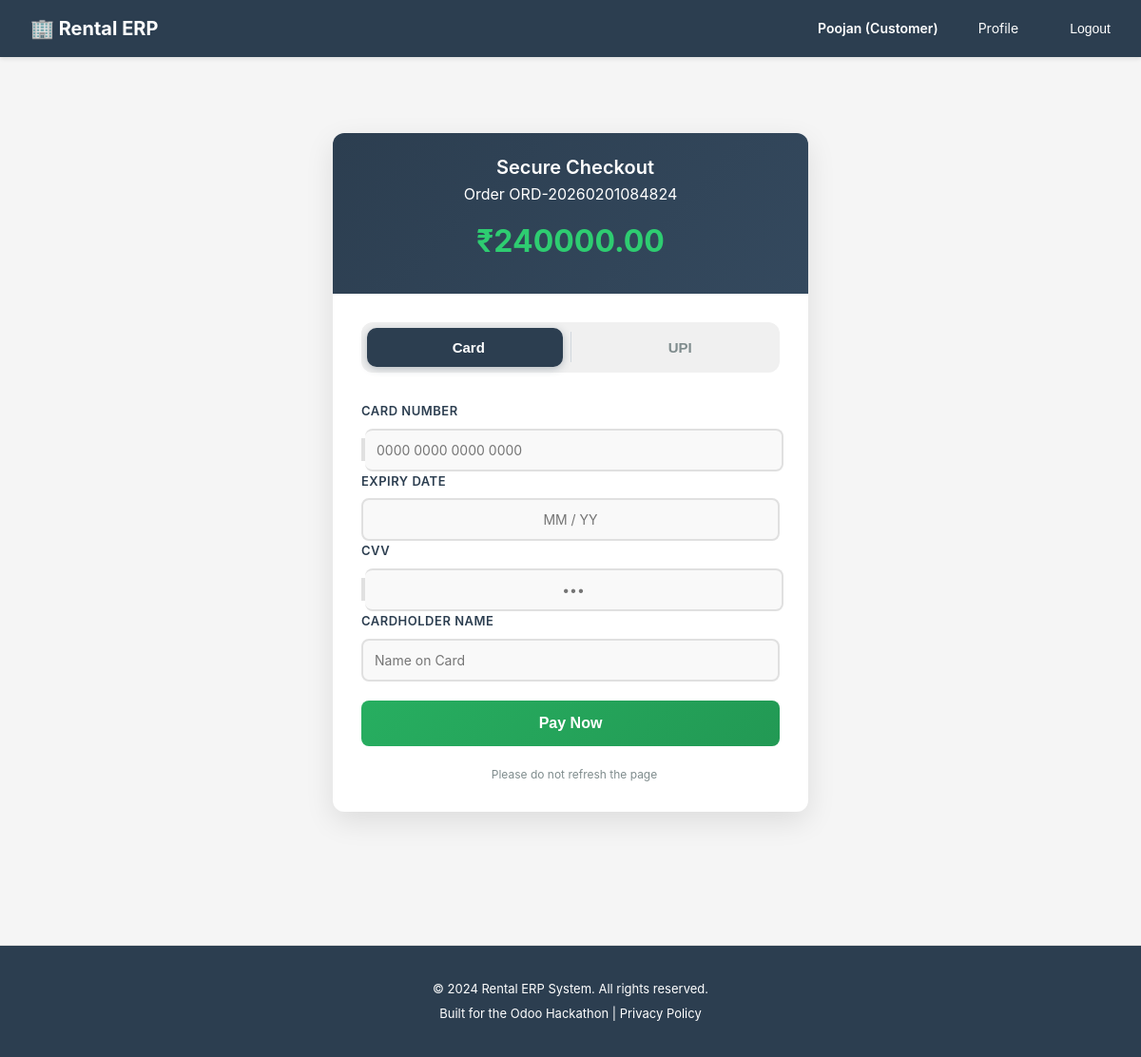
Screenshot of /billing/gateway/6/ (signed in) with the database file from the repository.
### accounts/models.py (models this page shows, shortened)
class User(AbstractUser):
    ROLE_CHOICES = [
        ('customer', 'Customer'),  # End-user who rents products
        ('vendor', 'Vendor'),      # Business user who owns rental products
        ('admin', 'Admin'),        # System administrator with full access
    ]
    email = models.EmailField(
        unique=True,
        validators=[EmailValidator()],
        help_text="Used for login and notifications"
    )
    role = models.CharField(
        max_length=20,
        choices=ROLE_CHOICES,
        default='customer',
        help_text="Determines user's permissions and accessible features"
    )
    phone = models.CharField(
        max_length=15,
        blank=True,
        null=True,
        validators=[
            RegexValidator(
                regex=r'^\+?1?\d{9,15}$',
                message="Phone number must be entered in the format: '+999999999'. Up to 15 digits allowed."
            )
        ],
        help_text="Contact number for order notifications and support"
    )
    is_verified = models.BooleanField(
        default=False,
        help_text="Email verification status for security"
    )
    totp_secret = models.CharField(
        max_length=32,
        blank=True,
        null=True,
        help_text="TOTP secret key for 2FA (encrypted)"
    )
    totp_enabled = models.BooleanField(
        default=False,
        help_text="Whether TOTP 2FA is enabled for this user"
    )
    created_at = models.DateTimeField(auto_now_add=True)
    updated_at = models.DateTimeField(auto_now=True)
    @property
    def phone_number(self):
        """Property alias for backward compatibility with older view/form code"""
        return self.phone
    USERNAME_FIELD = 'email'
    REQUIRED_FIELDS = ['username', 'first_name', 'last_name']
    class Meta:
        db_table = 'users'
        verbose_name = 'User'
        verbose_name_plural = 'Users'
        ordering = ['-created_at']

### rentals/models.py (models this page shows, shortened)
class RentalOrder(models.Model):
    STATUS_CHOICES = [
        ('draft', 'Draft'),               # Initial state
        ('confirmed', 'Confirmed'),       # Customer committed, stock reserved
        ('in_progress', 'In Progress'),   # Customer has picked up items
        ('completed', 'Completed'),       # Items returned successfully
        ('cancelled', 'Cancelled'),       # Order cancelled before completion
        ('invoiced', 'Invoiced'),         # Invoice generated and sent
    ]
    order_number = models.CharField(
        max_length=50,
        unique=True,
        help_text="Auto-generated unique order ID (e.g., RO-2026-0001)"
    )
    quotation = models.OneToOneField(
        Quotation,
        on_delete=models.SET_NULL,
        blank=True,
        null=True,
        related_name='rental_order',
        help_text="Source quotation that was converted to this order"
    )
    customer = models.ForeignKey(
        settings.AUTH_USER_MODEL,
        on_delete=models.CASCADE,
        related_name='rental_orders',
        limit_choices_to={'role': 'customer'},
        help_text="Customer placing the rental order"
    )
    vendor = models.ForeignKey(
        settings.AUTH_USER_MODEL,
        on_delete=models.CASCADE,
        related_name='vendor_rental_orders',
        limit_choices_to={'role': 'vendor'},
        help_text="Vendor fulfilling the rental order"
    )
    status = models.CharField(
        max_length=20,
        choices=STATUS_CHOICES,
        default='draft',
        help_text="Current order stage in the rental lifecycle"
    )
    delivery_address = models.TextField(
        help_text="Where items will be delivered/picked up"
    )
    billing_address = models.TextField(
        help_text="Address for invoice (may differ from delivery)"
    )
    subtotal = models.DecimalField(
        max_digits=12,
        decimal_places=2,
        default=Decimal('0.00'),
        help_text="Sum of all order lines"
    )
    discount_amount = models.DecimalField(
        max_digits=12,
        decimal_places=2,
        default=Decimal('0.00'),
        help_text="Discount applied"
    )
    tax_amount = models.DecimalField(
        max_digits=12,
        decimal_places=2,
        default=Decimal('0.00'),
        help_text="GST amount"
    )
    late_fee = models.DecimalField(
        max_digits=12,
        decimal_places=2,
        default=Decimal('0.00'),
        help_text="Late return penalties (added if items returned late)"
    )
    total = models.DecimalField(
        max_digits=12,
        decimal_places=2,
        default=Decimal('0.00'),
        help_text="Final order total including all fees"
    )
    advance_payment_percentage = models.DecimalField(
        max_digits=5,
        decimal_places=2,
        default=Decimal('0.00'),
        help_text="Required advance payment % for this order"
    )
    advance_payment_amount = models.DecimalField(
        max_digits=12,
        decimal_places=2,
        default=Decimal('0.00'),
        help_text="Calculated advance amount expected"
    )
    deposit_amount = models.DecimalField(
        max_digits=12,
        decimal_places=2,
        default=Decimal('0.00'),
        help_text="Security deposit collected upfront"
    )
    paid_amount = models.DecimalField(
        max_digits=12,
        decimal_places=2,
        default=Decimal('0.00'),
        help_text="Amount paid so far (partial or full)"
    )
    notes = models.TextField(
        blank=True,
        null=True,
        help_text="Special instructions or customer requests"
    )
    requires_approval = models.BooleanField(
        default=False,
        help_text="Whether this order needs approval (for high-value orders)"
    )
    approval_status = models.CharField(
        max_length=20,
        choices=[
            ('not_required', 'Not Required'),
            ('pending', 'Pending Approval'),
            ('approved', 'Approved'),
            ('rejected', 'Rejected'),
        ],
        default='not_required',
        help_text="Current approval status"
    )
    approved_by = models.ForeignKey(
        settings.AUTH_USER_MODEL,
        on_delete=models.SET_NULL,
        blank=True,
        null=True,
        related_name='approved_rental_orders',
        help_text="Admin who approved this order"
    )
    approved_at = models.DateTimeField(
        blank=True,
        null=True,
        help_text="When this order was approved"
    )
    created_at = models.DateTimeField(auto_now_add=True)
    updated_at = models.DateTimeField(auto_now=True)
    confirmed_at = models.DateTimeField(
        blank=True,
        null=True,
        help_text="When order was confirmed"
    )
    completed_at = models.DateTimeField(
        blank=True,
        null=True,
        help_text="When all items were returned"
    )
    class Meta:
        db_table = 'rental_orders'
        verbose_name = 'Rental Order'
        verbose_name_plural = 'Rental Orders'
        ordering = ['-created_at']
        indexes = [
            models.Index(fields=['customer', 'status']),
            models.Index(fields=['vendor', 'status']),
            models.Index(fields=['order_number']),
        ]

### billing/views.py (the view)
# urls.py: path('gateway/<int:order_id>/', views.payment_gateway, name='payment_gateway'),
@login_required
@require_http_methods(["GET"])
def payment_gateway(request, order_id):
    order = get_object_or_404(RentalOrder, pk=order_id)
    if request.user != order.customer and not request.user.is_staff:
        return HttpResponseForbidden('Access denied.')
    amount_str = request.GET.get('amount')
    if amount_str:
        try:
            amount = Decimal(amount_str)
        except:
            amount = order.total - order.paid_amount
    else:
        amount = order.total - order.paid_amount
    if amount <= 0:
        messages.info(request, 'No balance due to pay.')
        return redirect('rentals:order_detail', pk=order.id)
    return render(request, 'billing/payment_gateway.html', {
        'order': order,
        'amount': amount,
    })

### templates/billing/payment_gateway.html (shortened to what this page needs)
{% extends "base.html" %}
{% load static %}
{% block content %}
<div class="payment-container">
    <div class="card-payment">
        <div class="card-header-payment">
            <h3> Secure Checkout</h3>
            <div class="text-white-50 small">Order {{ order.order_number }}</div>
            <div class="amount-display">₹{{ amount|floatformat:2 }}</div>
        </div>
        <div class="card-body-payment">
            <div class="payment-methods mb-4">
                <div class="payment-tabs">
                    <button type="button" class="payment-tab active" id="card-tab" onclick="switchTab('card')">
                         Card
                    </button>
                    <button type="button" class="payment-tab" id="upi-tab" onclick="switchTab('upi')">
                         UPI
                    </button>
                </div>
            </div>
            <form method="post" action="{% url 'billing:process_payment' order.id %}">
                <div class="tab-content">
                    <div class="payment-section active" id="card-payment">
                        <div class="mb-3">
                            <label class="form-label">Card Number</label>
                            <div class="input-group">
                                <span class="input-group-text bg-white border-end-0"></span>
                                <input type="text" class="form-control border-start-0 ps-0 card-input" placeholder="0000 0000 0000 0000" maxlength="19">
                            </div>
                        </div>
                        <div class="row">
                            <div class="col-6">
                                <div class="mb-3">
                                    <label class="form-label">Expiry Date</label>
                                    <input type="text" class="form-control text-center expiry-input" placeholder="MM / YY" maxlength="5">
                                </div>
                            </div>
                            <div class="col-6">
                                <div class="mb-3">
                                    <label class="form-label">CVV</label>
                                    <div class="input-group">
                                        <span class="input-group-text bg-white border-end-0"></span>
                                        <input type="password" class="form-control border-start-0 ps-0 text-center cvv-input" placeholder="•••" maxlength="4">
                                    </div>
                                </div>
                            </div>
                        </div>
                        <div class="mb-3">
                            <label class="form-label">Cardholder Name</label>
                            <input type="text" class="form-control name-input" placeholder="Name on Card">
                        </div>
                    </div>
                </div>
                <button type="submit" class="btn-pay" id="payButton">
                    <span>Pay Now</span>
                </button>
            </form>
            <div class="secure-badge">
                Please do not refresh the page
            </div>
        </div>
    </div>
</div>
{% endblock %}

### templates/base.html (shortened to what this page needs)
{% load static %}
<!DOCTYPE html>
<html lang="en">
<head>
</head>
<body>
    <nav>
        <div class="container">
            <a href="/" class="logo">🏢 Rental ERP</a>
            <ul>
                {% if user.is_authenticated %}
                    <li><strong>{{ user.first_name }} ({{ user.get_role_display }})</strong></li>
                    <li><a href="{% url 'accounts:profile' %}">Profile</a></li>
                    <li>
                        <form method="POST" action="{% url 'accounts:logout' %}" style="display: inline;">
                            <button type="submit" style="background: none; border: none; color: #fff; cursor: pointer; padding: 8px 12px; font-size: 14px;">Logout</button>
                        </form>
                    </li>
                {% else %}
                    <li><a href="{% url 'accounts:login' %}">Login</a></li>
                    <li><a href="{% url 'accounts:signup_customer' %}">Sign Up (Customer)</a></li>
                    <li><a href="{% url 'accounts:signup_vendor' %}">Sign Up (Vendor)</a></li>
                {% endif %}
            </ul>
        </div>
    </nav>
    <main>
        <div class="container">
            {% block content %}{% endblock %}
        </div>
    </main>
    <footer>
        <p>&copy; 2024 Rental ERP System. All rights reserved.</p>
        <p>Built for the Odoo Hackathon | <a href="#" style="color: #fff;">Privacy Policy</a></p>
    </footer>
</body>
</html>

### rows the page displays
User: first_name "Poojan", role "Customer"
RentalOrder: order_number "ORD-20260201084824"

### other values shown
{{ amount|floatformat:2 }} "240000.00"
